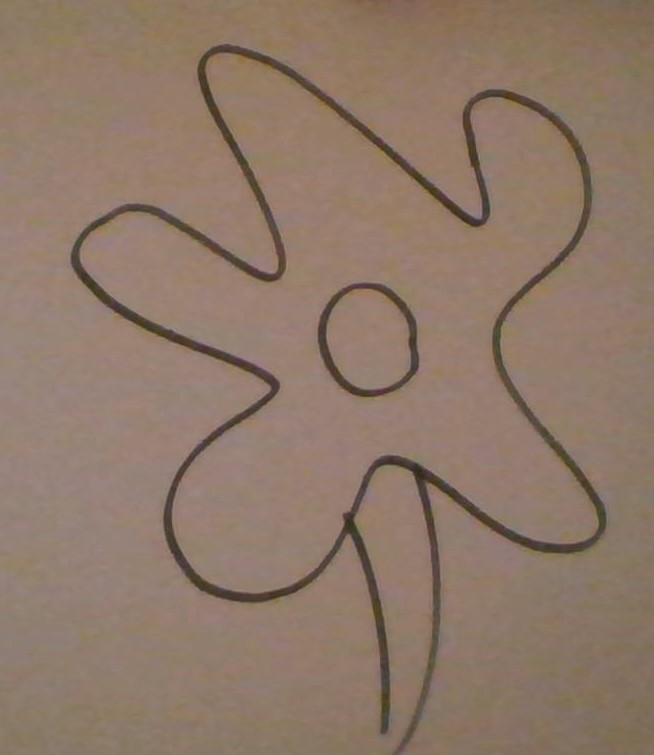
#> input picture Template.jpg, 654 x 755 px
$ python contour_recognition.py
#> lines starting #> are read from the running program, lines starting #| are printed output that depends on the picture; after the words box and inside, x2 and y2 are one past the last pixel; in counts of white or black regions, pixels touching at a corner belong together
import cv2

# Load image, convert to grayscale, and perform Canny edge detection
image = cv2.imread('Template.jpg')
#> image is the input picture: shape (755, 654, 3); mean B, G, R 104.4, 120.3, 142.5
gray = cv2.cvtColor(image, cv2.COLOR_BGR2GRAY)
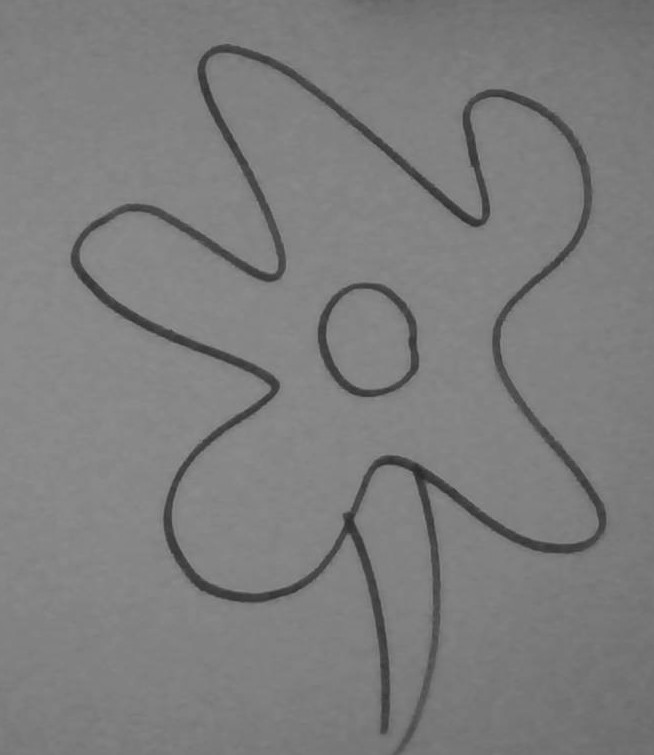
#> gray: shape (755, 654); min 40, max 151, mean 125.2
canny = 255 - cv2.Canny(gray, 120, 255, 1)
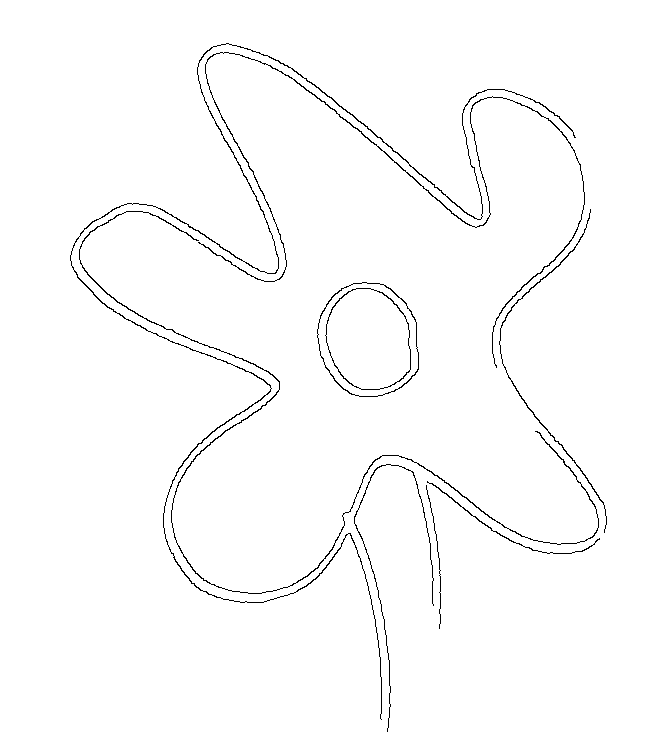
#> canny: shape (755, 654); 98.5% white; black in thin lines or dots, all inside (x1, y1, x2, y2) = (70, 43, 607, 732)

# Show image
cv2.imshow('canny', canny)
cv2.waitKey()
